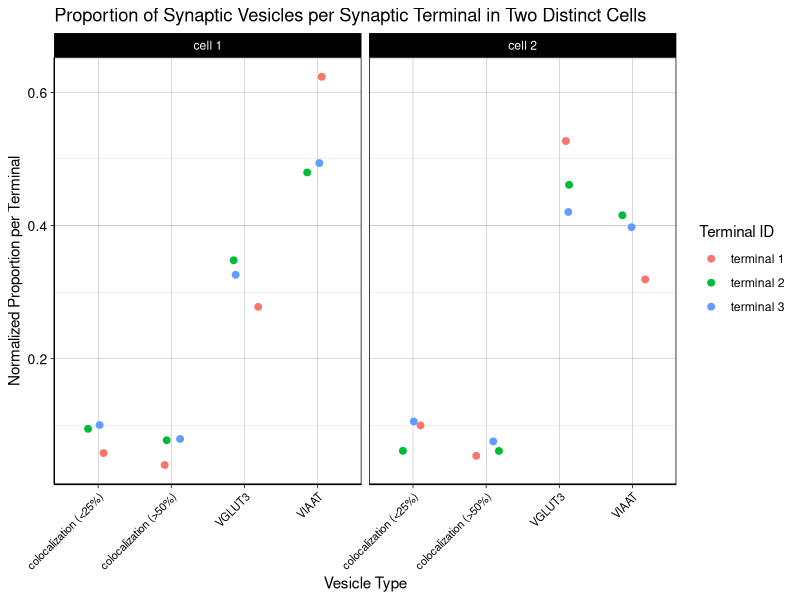
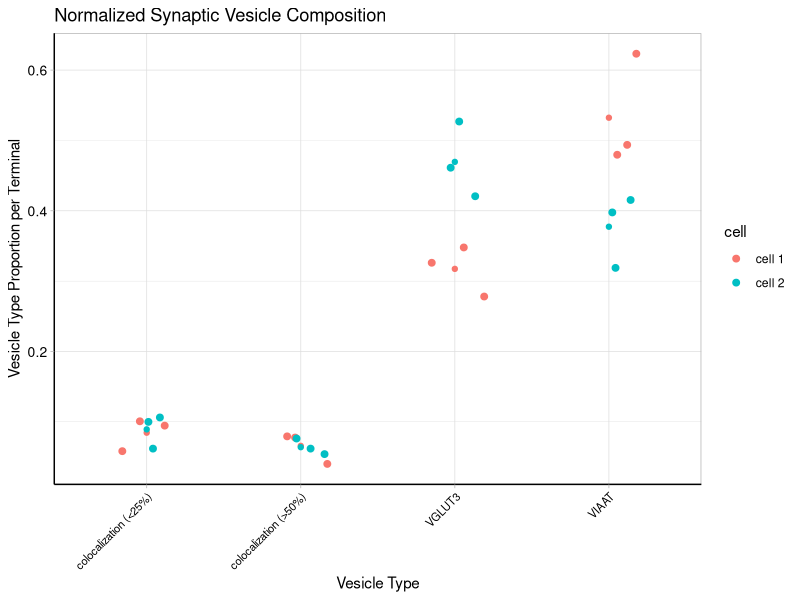

Source code (R) for these figures, in order:
library(tidyverse)
library(ggplot2)

### ACA: insert text.

dataset_one <- read.csv("synaptic_terminal_data_one.csv")

dataset_two <- read.csv("synaptic_terminal_data_two.csv")

### ACA: Normalize vesicle type data within each synaptic terminal.

dataset_one_normalized <- dataset_one |> 
  group_by(synaptic.terminal.id) |> 
  mutate(total_vesicles = sum(count),
         proportion = count / total_vesicles) |> 
  ungroup()


dataset_two_normalized <- dataset_two |> 
  group_by(synaptic.terminal.id) |> 
  mutate(total_vesicles = sum(count),
         proportion = count / total_vesicles) |> 
  ungroup()

### ACA: combining the two datasets into one data frame.
### ACA: I used bind_rows(). Not sure if there is a better option.

dataset_all_normalized <-  bind_rows(
  dataset_one_normalized |> mutate(cell = "cell 1"),
  dataset_two_normalized |> mutate(cell = "cell 2")
)

ggplot(dataset_all_normalized, aes(synaptic.vesicle.type, proportion, color = synaptic.terminal.id)) +
  geom_point(size = 2,  position = position_jitter(width = 0.2)) +
  facet_wrap(~ cell) +
  labs(x = "Vesicle Type",
       y = "Normalized Proportion per Terminal",
       color = "Terminal ID",
       title = "Proportion of Synaptic Vesicles per Synaptic Terminal in Two Distinct Cells"
  ) +
  theme_linedraw() +
  theme(axis.text.x = element_text(size = 8, angle = 45, hjust = 1, color = "black"),
        axis.line = element_line(color = "black"),
        axis.text.y = element_text(size = 10, color = "black"))


### ACA: I am not too familiar with statistical tests, and I wasn't sure what test to use to compare the proportion of synaptic vesicle type between synaptic terminals and cells.

### ACA: I want to compare and check if there are differences in the proportion of synaptic vesicle type per cell. I wanted to use a t-test to test the average proportions between the two different cells, but I don't think my data is normally distributed and I'm unsure what non-parametric tests to use.

cell_means <- dataset_all_normalized |> 
  group_by(cell, synaptic.vesicle.type) |> 
  summarize(mean_proportion = mean(proportion))

### ACA: individual terminal data and individual cell data. I have kept the grid lines to help distinguish between the x-axis categories.
ggplot(dataset_all_normalized, aes(synaptic.vesicle.type, proportion, color = cell)) +
  geom_point(size = 2, position = position_jitter(width = 0.2)) +
  geom_point(data = cell_means, aes(y = mean_proportion)) +
  labs(
    x = "Vesicle Type",
    y = "Vesicle Type Proportion per Terminal",
    title = "Normalized Synaptic Vesicle Composition"
  ) +
  theme_light() +
  theme(axis.text.x = element_text(size = 8, angle = 45, hjust = 1, color = "black"),
        axis.line = element_line(color = "black"),
        axis.text.y = element_text(size = 10, color = "black"))


  
